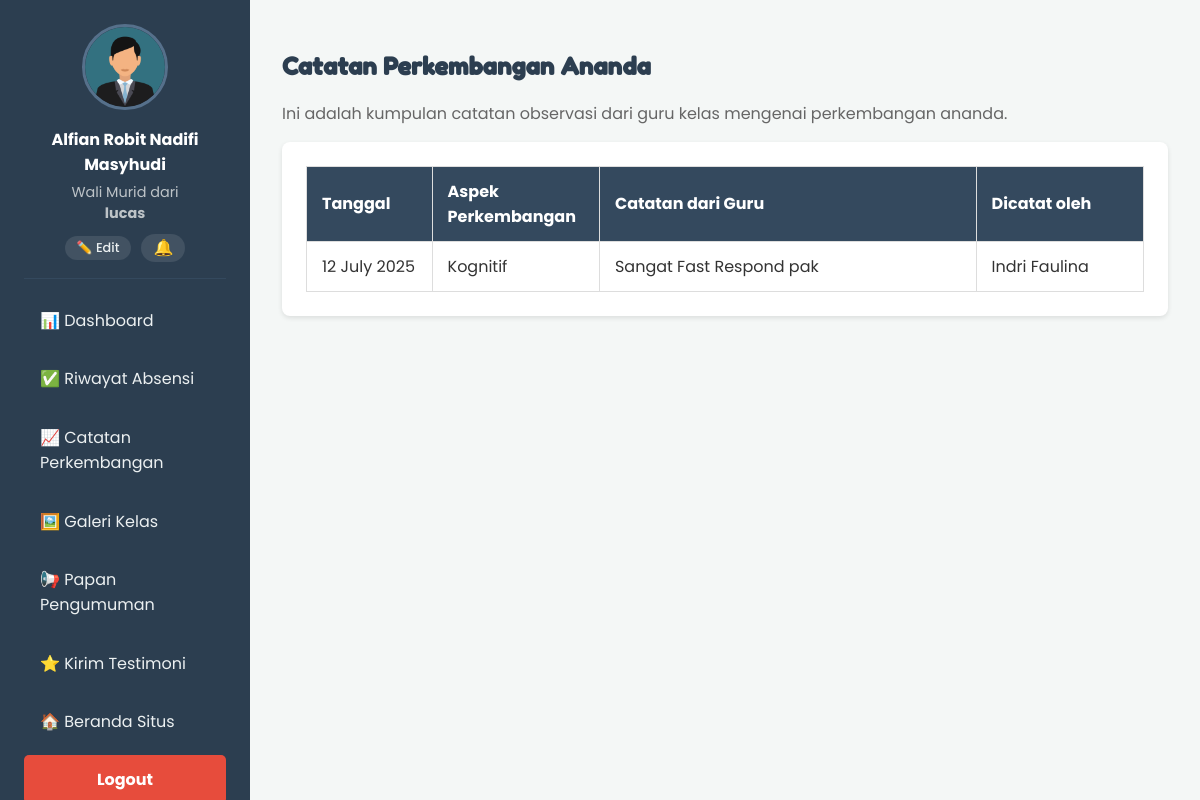
The app's page /wali/lihat_perkembangan.php (signed in) with its own data.
### tables this page shows
CREATE TABLE `catatan_perkembangan` (
  `id_catatan` int(11) NOT NULL,
  `id_siswa` int(11) NOT NULL,
  `id_guru` int(11) NOT NULL,
  `tanggal_catatan` date NOT NULL,
  `aspek_perkembangan` enum('Sosial-Emosional','Kognitif','Motorik Halus','Motorik Kasar','Seni','Bahasa') NOT NULL,
  `catatan` text NOT NULL
);

CREATE TABLE `guru` (
  `id_guru` int(11) NOT NULL,
  `nama_guru` varchar(100) NOT NULL,
  `nip` varchar(50) DEFAULT NULL,
  `jabatan` varchar(100) DEFAULT NULL,
  `status_kepegawaian` enum('PNS','Honorer','Tetap') NOT NULL DEFAULT 'Honorer',
  `username` varchar(50) NOT NULL,
  `password` varchar(255) NOT NULL,
  `foto_profil` varchar(255) NOT NULL DEFAULT 'default.png',
  `id_kelas` int(11) DEFAULT NULL
);

### wali/lihat_perkembangan.php (the view, shortened to what this page needs)
<?php
include 'template_header.php';
require_once '../config.php';
$id_siswa = $_SESSION['id_siswa'];
?>
<div class="admin-content-header">
    <h2>Catatan Perkembangan Ananda</h2>
    <p>Ini adalah kumpulan catatan observasi dari guru kelas mengenai perkembangan ananda.</p>
</div>
<div class="admin-content-body">
    <div class="table-container">
        <table class="table-data">
            <thead>
                <tr>
                    <th style="width: 15%;">Tanggal</th>
                    <th style="width: 20%;">Aspek Perkembangan</th>
                    <th>Catatan dari Guru</th>
                    <th style="width: 20%;">Dicatat oleh</th>
                </tr>
            </thead>
            <tbody>
                <?php
                $stmt = $conn->prepare("
                    SELECT cp.tanggal_catatan, cp.aspek_perkembangan, cp.catatan, g.nama_guru
                    FROM catatan_perkembangan cp
                    JOIN guru g ON cp.id_guru = g.id_guru
                    WHERE cp.id_siswa = ?
                    ORDER BY cp.tanggal_catatan DESC
                ");
                $stmt->bind_param("i", $id_siswa);
                $stmt->execute();
                $result = $stmt->get_result();
                if ($result->num_rows > 0) {
                    while($catatan = $result->fetch_assoc()) {
                ?>
                    <tr>
                        <td><?php echo date('d F Y', strtotime($catatan['tanggal_catatan'])); ?></td>
                        <td><?php echo htmlspecialchars($catatan['aspek_perkembangan']); ?></td>
                        <td><?php echo nl2br(htmlspecialchars($catatan['catatan'])); ?></td>
                        <td><?php echo htmlspecialchars($catatan['nama_guru']); ?></td>
                    </tr>
                <?php
                    }
                } else {
                    echo "<tr><td colspan='4' style='text-align:center;'>Belum ada catatan perkembangan untuk ananda.</td></tr>";
                }
                ?>
            </tbody>
        </table>
    </div>
    </div>
<?php include 'template_footer.php'; ?>

### css/admin.css (style rules this page uses)
body { font-family: 'Poppins', sans-serif; margin: 0; background-color: #f4f7f6; color: #333; }
.admin-content-header h2 { font-family: 'Fredoka One', cursive; text-align: left; color: #2c3e50; }
.admin-content-header p { color: #666; margin-top: 0; }
.table-container { background-color: #fff; padding: 1.5rem; border-radius: 8px; box-shadow: 0 2px 5px rgba(0, 0, 0, .1); overflow-x: auto; }
.table-data { width: 100%; border-collapse: collapse; }
.table-data td, .table-data th { padding: 12px 15px; border: 1px solid #ddd; text-align: left; vertical-align: middle; }
.table-data thead { background-color: #34495e; color: #fff; }

### records on screen
catatan_perkembangan: tanggal_catatan "12 July 2025", aspek_perkembangan "Kognitif", catatan "Sangat Fast Respond pak", id_guru.nama_guru "Indri Faulina"

### other values on screen
$_SESSION['wali_nama'] "Alfian Robit Nadifi Masyhudi"
$_SESSION['siswa_nama'] "lucas"
